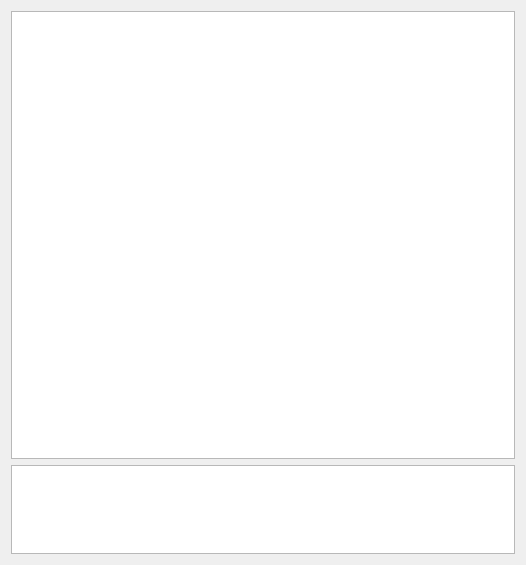
<?xml version="1.0" encoding="UTF-8"?>
<ui version="4.0">
 <class>Form</class>
 <widget class="QWidget" name="Form">
  <property name="geometry">
   <rect>
    <x>0</x>
    <y>0</y>
    <width>526</width>
    <height>565</height>
   </rect>
  </property>
  <property name="windowTitle">
   <string>Dynamic Table View</string>
  </property>
  <layout class="QVBoxLayout" name="verticalLayout">
   <item>
    <widget class="QTableView" name="tableView">
     <property name="sizePolicy">
      <sizepolicy hsizetype="Expanding" vsizetype="Expanding">
       <horstretch>0</horstretch>
       <verstretch>5</verstretch>
      </sizepolicy>
     </property>
     <property name="editTriggers">
      <set>QAbstractItemView::NoEditTriggers</set>
     </property>
     <property name="alternatingRowColors">
      <bool>true</bool>
     </property>
     <property name="selectionMode">
      <enum>QAbstractItemView::SingleSelection</enum>
     </property>
     <property name="selectionBehavior">
      <enum>QAbstractItemView::SelectRows</enum>
     </property>
    </widget>
   </item>
   <item>
    <widget class="QTextEdit" name="textEdit">
     <property name="sizePolicy">
      <sizepolicy hsizetype="Expanding" vsizetype="Expanding">
       <horstretch>0</horstretch>
       <verstretch>1</verstretch>
      </sizepolicy>
     </property>
    </widget>
   </item>
  </layout>
 </widget>
 <resources/>
 <connections/>
</ui>
